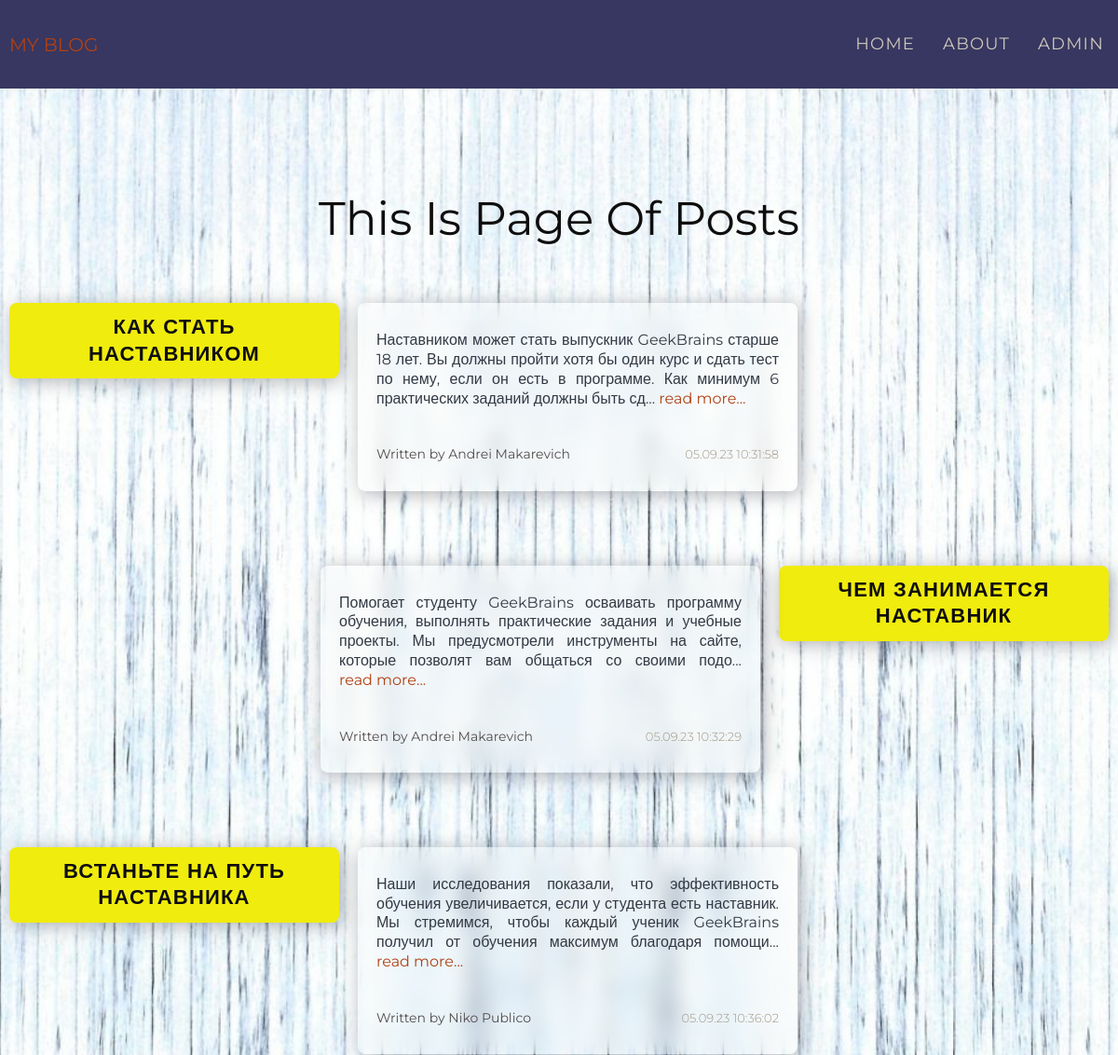
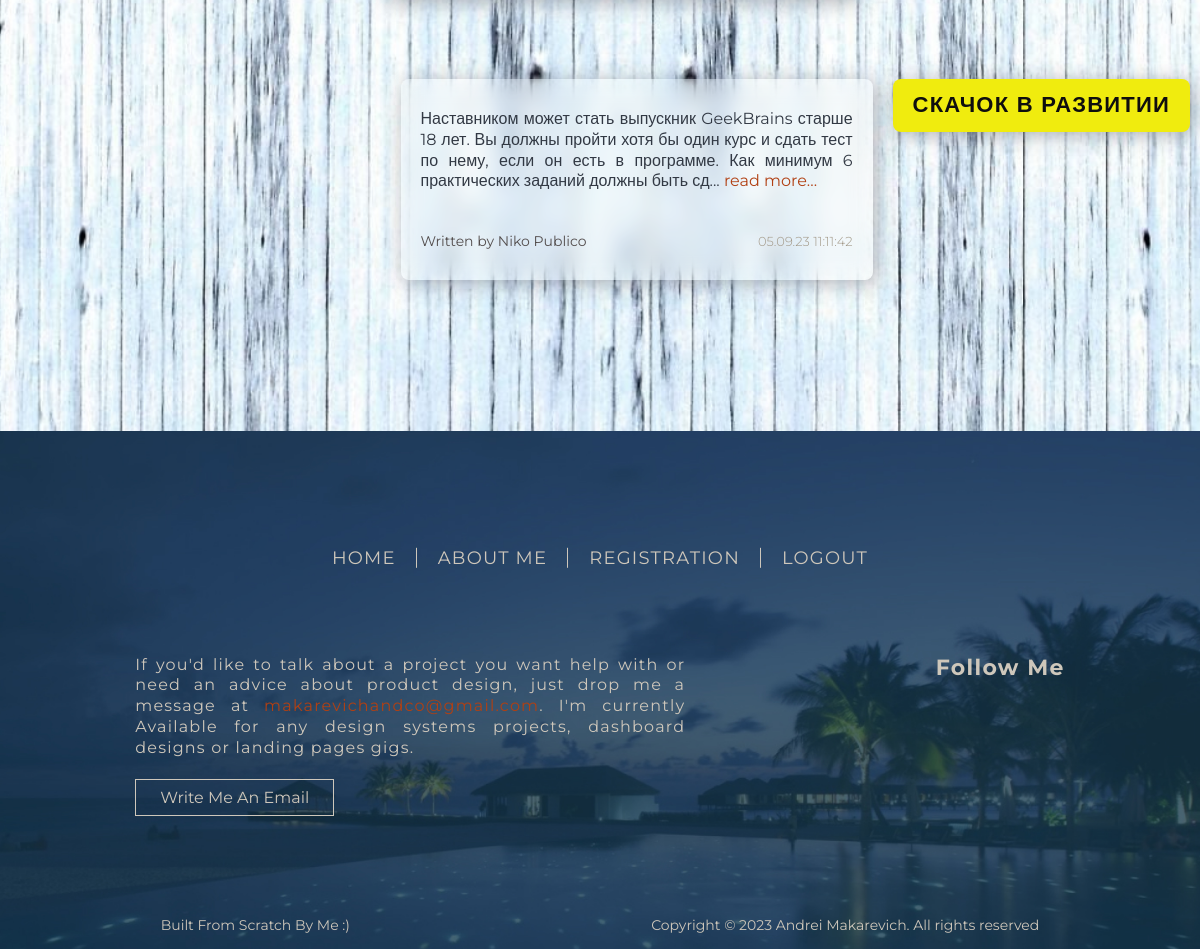
Screenshot of / (signed in) with the database file from the repository (2 pictures, top to bottom).
### tables this page shows
CREATE TABLE blog(
      blog_id INTEGER PRIMARY KEY,
      title VARCHAR(100) NOT NULL,
      author VARCHAR(20) NOT NULL,
      username VARCHAR(50) NOT NULL,
      body VARCHAR(1000) NOT NULL,
      dateTime text VARCHAR NOT NULL
    );

### app.py (the view)
@app.route('/index/')
@app.route('/')
def index():
  connect_database()
  cursor, db = connect_database()
  cursor.execute('SELECT * FROM blog')
  blogs = cursor.fetchall()
  close_database(cursor, db)
  if blogs == []:
    return render_template('index.html', blogs = None, my_title = 'My Blog')
  else:
    return render_template('index.html', blogs = blogs, my_title = 'My Blog')

### app.py (called while the page is built)
def connect_database():
  db = sqlite3.connect('database.db')
  db.row_factory = sqlite3.Row
  cursor = db.cursor()
  return cursor, db

def close_database(cursor, db):
  cursor.close()
  db.close()

### templates/index.html
{% extends 'base.html' %}
{% block subcontent %}
<h1 class="content__title">This Is Page Of Posts</h1>
{% if blogs %}
  {% for blog in blogs %}
  <div class="content__blog-wrapper">
    <div class="content__subtitle-wrapper">
      <h3 class="content__subtitle">{{ blog.title }}</h3>
    </div>
    <div class="content__text-wrapper">
      <p class="content__text">{{ blog.body[:200] }}...
        <a class="content__text-link" href="{{ url_for('blogs', id = blog.blog_id) }}">read more...</a>
      </p>
      <div class="content__info">
        <p class="content__text">Written by {{ blog.author }}</p>
        <p class="content__text-datetime">{{ blog.datetime }}</p>
      </div>
    </div>
  </div>
  {% endfor %}
{% else %}
  <p class="content__title">No Blogs Have Been Written Yet</p>
{% endif %}
{% endblock %}

### static/styles/style.css (style rules this page uses)
html { box-sizing: border-box; scroll-behavior: smooth; }
*, *::before, *::after { box-sizing: inherit; padding: 0; margin: 0; }
body { font-family: 'Montserrat', sans-serif; font-weight: 300; font-size: 16px; min-width: 320px; overflow-x: hidden; color: #cec7bb; }
a { display: block; text-decoration: none; }
h1, h2, h3, h4, h5, h6 { margin: 0; padding: 0; }
html, body { height: 100%; }
.content__title, .form__title { font-size: 50px; line-height: 1.2; font-weight: 400; color: rgb(15, 14, 14); text-align: center; padding-bottom: 20px; }
.content__subtitle-wrapper { max-width: 30%; background-color: #f0ec0e; border-radius: 8px; box-shadow: rgba(100, 100, 111, 0.5) 3px 3px 20px 0px; }
.content__subtitle { color: rgb(15, 14, 14); text-align: start; text-transform: uppercase; font-size: 22px; line-height: 1.3; letter-spacing: 1.2px; }
.content__subtitle-wrapper .content__subtitle { padding: 12px 20px; text-align: center; }
.content__text-wrapper, .content__subtitle-myblog { max-width: 40%; width: 100%; text-align: justify; padding: 10px 20px; box-shadow: rgba(100, 100, 111, 0.5) 3px 3px 20px 0px; background: rgba(255, 255, 255, 0.192); backdrop-filter: blur(10px); border-radius: 8px; }
.content__info { display: flex; justify-content: space-between; align-items: center; margin-top: 20px; }
.content__info .content__text { font-size: 14px; color: rgb(83, 77, 77); }
.content__blog-wrapper, .content__myblog-wrapper { padding: 40px 0; color: rgb(15, 14, 14); display: flex; align-items: flex-start; gap: 20px; }
.content__blog-wrapper:nth-child(odd) { flex-direction: row-reverse; }
.content__blog-wrapper:nth-child(even) { justify-content: flex-start; }
.content__text-link { color: #b14013; }
.content__text { font-size: 16px; line-height: 1.3; font-weight: 400; margin: 20px 0; color: rgb(50, 57, 68); }
.content__text-link { display: inline-block; }
.content__text-datetime { font-size: 13px; color: #a09685; }

### rows the page displays
blog: title "КАК СТАТЬ НАСТАВНИКОМ", body "Наставником может стать выпускник GeekBrains старше 18 лет. Вы должны пройти хотя бы один курс и сдать тест по нему, если он есть в программе. Как минимум 6 практических заданий должны быть сд", author "Andrei Makarevich", datetime "05.09.23 10:31:58"
blog: title "ЧЕМ ЗАНИМАЕТСЯ НАСТАВНИК", body "Помогает студенту GeekBrains осваивать программу обучения, выполнять практические задания и учебные проекты. Мы предусмотрели инструменты на сайте, которые позволят вам общаться со своими подо", author "Andrei Makarevich", datetime "05.09.23 10:32:29"
blog: title "ВСТАНЬТЕ НА ПУТЬ НАСТАВНИКА", body "Наши исследования показали, что эффективность обучения увеличивается, если у студента есть наставник. Мы стремимся, чтобы каждый ученик GeekBrains получил от обучения максимум благодаря помощи", author "Niko Publico", datetime "05.09.23 10:36:02"
blog: title "СКАЧОК В РАЗВИТИИ", body "Наставником может стать выпускник GeekBrains старше 18 лет. Вы должны пройти хотя бы один курс и сдать тест по нему, если он есть в программе. Как минимум 6 практических заданий должны быть сд", author "Niko Publico", datetime "05.09.23 11:11:42"

### other values shown
{{ session.username }} "ADMIN"
